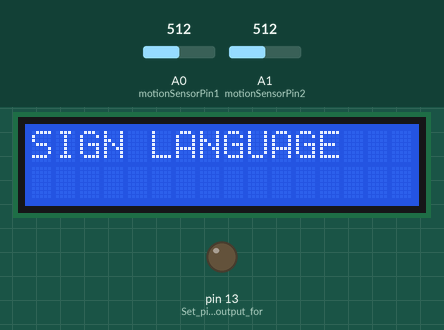
A sketch run on a simulated Arduino Uno, built with avr-gcc and run on an emulated ATmega328P. On the bench: 16×2 character LCD, output pins drawn as LEDs (lit = HIGH). The inputs (shaded band) are chosen by the test bench; at power-on: A0 (motionSensorPin1) = 512, A1 (motionSensorPin2) = 512. WiFi joins after 1.5 s; servers stay silent unless stated; uploads are accepted with an empty reply; what the sketch prints to the serial monitor is not drawn.

Above: at 0.1 s.
At 1.7 s:
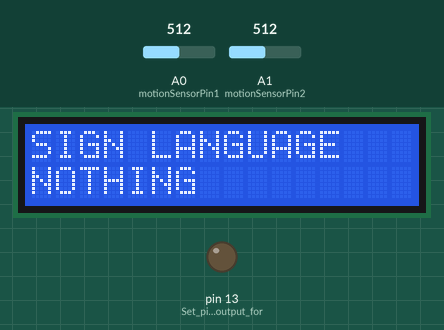

The sketch:

IOT.ino
```cpp
#include <Wire.h>
#include <LiquidCrystal_I2C.h>
#include <WiFiEsp.h>
#include <WiFiEspClient.h>
#include <WiFiEspUdp.h>

// Initialize the LCD with I2C address, 16 columns, and 2 rows
LiquidCrystal_I2C lcd(0x3F, 16, 2);

// Wi-Fi credentials
const char* ssid = "Redmi 10";         // Replace with your Wi-Fi SSID
const char* password = "Password";    // Replace with your Wi-Fi password

// ThingSpeak API details
const char* server = "api.thingspeak.com";
const char* apiKey = "FNAC3BU1B0J95367s";    // Replace with your ThingSpeak Write API Key

WiFiEspClient client;  // Initialize Wi-Fi client

// Sensor pins
const int motionSensorPin1 = A0;
const int motionSensorPin2 = A1;

void setup() {
  Serial.begin(9600);

  // Initialize LCD
  lcd.init();              // Initialize the LCD
  lcd.backlight();         // Turn on the backlight
  lcd.setCursor(0, 0);
  lcd.print("SIGN LANGUAGE");

  pinMode(13, OUTPUT);     // Set pin 13 as output for an indicator LED

  // Initialize Wi-Fi
  Serial.println("Initializing Wi-Fi...");
  WiFi.init(&Serial);      // Initialize the WiFi library
  if (WiFi.status() == WL_NO_SHIELD) {
    Serial.println("WiFi shield not present. Stopping.");
    while (true);          // Stop execution if no Wi-Fi module
  }

  Serial.print("Connecting to WiFi...");
  WiFi.begin(ssid, password);
  while (WiFi.status() != WL_CONNECTED) {
    delay(500);
    Serial.print(".");
  }
  Serial.println("\nWi-Fi connected.");
  Serial.print("IP Address: ");
  Serial.println(WiFi.localIP());
}

void loop() {
  // Read sensor values
  int s1 = analogRead(motionSensorPin1);
  int s2 = analogRead(motionSensorPin2);

  Serial.print("Sensor 1: ");
  Serial.println(s1);
  Serial.print("Sensor 2: ");
  Serial.println(s2);

  String message = "NOTHING";

  if (s1 < 150) {
    digitalWrite(13, LOW);
    message = "WATER";
    Serial.println("Detected: WATER");
    lcd.setCursor(0, 1);
    lcd.print("WATER   ");  // Spaces to clear previous text
  }
  else if (s2 < 200) {
    digitalWrite(13, HIGH);
    message = "MEDICINE";
    Serial.println("Detected: MEDICINE");
    lcd.setCursor(0, 1);
    lcd.print("MEDICINE");
  }
  else {
    Serial.println("Detected: NOTHING");
    lcd.setCursor(0, 1);
    lcd.print("NOTHING ");  // Spaces to clear previous text
  }

  // Send data to ThingSpeak
  sendToThingSpeak(message);

  // Wait before the next iteration
  delay(15000); // ThingSpeak accepts data every 15 seconds
}

void sendToThingSpeak(String message) {
  if (WiFi.status() != WL_CONNECTED) {
    Serial.println("Wi-Fi disconnected. Reconnecting...");
    WiFi.begin(ssid, password);
    while (WiFi.status() != WL_CONNECTED) {
      delay(500);
      Serial.print(".");
    }
    Serial.println("\nWi-Fi reconnected.");
  }

  if (client.connect(server, 80)) {
    Serial.println("Connected to ThingSpeak.");

    String postData = "api_key=" + String(apiKey) + "&field1=" + message;

    client.println("POST /update HTTP/1.1");
    client.println("Host: api.thingspeak.com");
    client.println("Connection: close");
    client.println("Content-Type: application/x-www-form-urlencoded");
    client.print("Content-Length: ");
    client.println(postData.length());
    client.println();
    client.print(postData);

    Serial.println("Data sent to ThingSpeak:");
    Serial.println(postData);

    // Wait for the response from the server
    while (client.connected()) {
      if (client.available()) {
        String response = client.readString();
        Serial.println("Response from ThingSpeak:");
        Serial.println(response);
        break;
      }
    }
  } else {
    Serial.println("Failed to connect to ThingSpeak.");
  }

  client.stop(); // Close the connection
}
```
